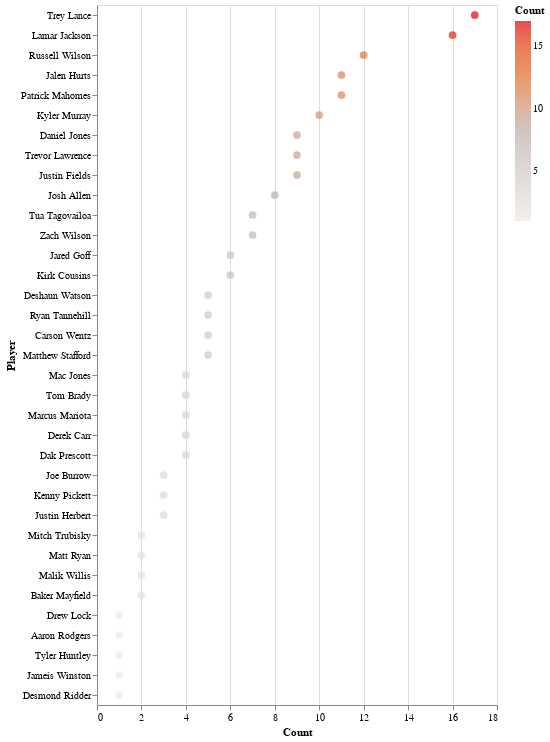

The cell this chart's notebook holds for it:
### Code cell
#QB DK Exposure
alt.Chart(dk_QB_exp).mark_circle(size=60).encode(
    x='Count',
     y=alt.Y("Player", sort='-x'),
    color=alt.Color('Count', scale=alt.Scale(scheme='lightgreyred')),
    tooltip=['Player', 'Count', '%']
).interactive()

### Figure 1 — Vega-Lite specification as saved in the notebook (floating-point values rounded to 4 significant figures)
{"config": {"view": {"continuousWidth": 400, "continuousHeight": 300}}, "data": {"name": "data-517b3a6cb2acfe72e030a1c73f5bcd69"}, "mark": {"type": "circle", "size": 60}, "encoding": {"color": {"field": "Count", "scale": {"scheme": "lightgreyred"}, "type": "quantitative"}, "tooltip": [{"field": "Player", "type": "nominal"}, {"field": "Count", "type": "quantitative"}, {"field": "%", "type": "quantitative"}], "x": {"field": "Count", "type": "quantitative"}, "y": {"field": "Player", "sort": "-x", "type": "nominal"}}, "selection": {"selector008": {"type": "interval", "bind": "scales", "encodings": ["x", "y"]}}, "$schema": "https://vega.github.io/schema/vega-lite/v4.17.0.json", "datasets": {"data-517b3a6cb2acfe72e030a1c73f5bcd69": [{"Player": "Trey Lance", "Count": 17, "%": 7.6, "POS": "QB", "Capital": 25, "Contest": "BBM"}, {"Player": "Lamar Jackson", "Count": 16, "%": 7.1, "POS": "QB", "Capital": 25, "Contest": "BBM"}, {"Player": "Russell Wilson", "Count": 12, "%": 5.3, "POS": "QB", "Capital": 25, "Contest": "BBM"}, {"Player": "Jalen Hurts", "Count": 11, "%": 4.9, "POS": "QB", "Capital": 25, "Contest": "BBM"}, {"Player": "Patrick Mahomes", "Count": 11, "%": 4.9, "POS": "QB", "Capital": 25, "Contest": "BBM"}, {"Player": "Kyler Murray", "Count": 10, "%": 4.4, "POS": "QB", "Capital": 25, "Contest": "BBM"}, {"Player": "Daniel Jones", "Count": 9, "%": 4.0, "POS": "QB", "Capital": 25, "Contest": "BBM"}, {"Player": "Trevor Lawrence", "Count": 9, "%": 4.0, "POS": "QB", "Capital": 25, "Contest": "BBM"}, {"Player": "Justin Fields", "Count": 9, "%": 4.0, "POS": "QB", "Capital": 25, "Contest": "BBM"}, {"Player": "Josh Allen", "Count": 8, "%": 3.6, "POS": "QB", "Capital": 25, "Contest": "BBM"}, {"Player": "Tua Tagovailoa", "Count": 7, "%": 3.1, "POS": "QB", "Capital": 25, "Contest": "BBM"}, {"Player": "Zach Wilson", "Count": 7, "%": 3.1, "POS": "QB", "Capital": 25, "Contest": "BBM"}, {"Player": "Jared Goff", "Count": 6, "%": 2.7, "POS": "QB", "Capital": 25, "Contest": "BBM"}, {"Player": "Kirk Cousins", "Count": 6, "%": 2.7, "POS": "QB", "Capital": 25, "Contest": "BBM"}, {"Player": "Deshaun Watson", "Count": 5, "%": 2.2, "POS": "QB", "Capital": 25, "Contest": "BBM"}, {"Player": "Ryan Tannehill", "Count": 5, "%": 2.2, "POS": "QB", "Capital": 25, "Contest": "BBM"}, {"Player": "Carson Wentz", "Count": 5, "%": 2.2, "POS": "QB", "Capital": 25, "Contest": "BBM"}, {"Player": "Matthew Stafford", "Count": 5, "%": 2.2, "POS": "QB", "Capital": 25, "Contest": "BBM"}, {"Player": "Mac Jones", "Count": 4, "%": 1.8, "POS": "QB", "Capital": 25, "Contest": "BBM"}, {"Player": "Tom Brady", "Count": 4, "%": 1.8, "POS": "QB", "Capital": 25, "Contest": "BBM"}, {"Player": "Marcus Mariota", "Count": 4, "%": 1.8, "POS": "QB", "Capital": 25, "Contest": "BBM"}, {"Player": "Derek Carr", "Count": 4, "%": 1.8, "POS": "QB", "Capital": 25, "Contest": "BBM"}, {"Player": "Dak Prescott", "Count": 4, "%": 1.8, "POS": "QB", "Capital": 25, "Contest": "BBM"}, {"Player": "Joe Burrow", "Count": 3, "%": 1.3, "POS": "QB", "Capital": 25, "Contest": "BBM"}, {"Player": "Kenny Pickett", "Count": 3, "%": 1.3, "POS": "QB", "Capital": 25, "Contest": "BBM"}, {"Player": "Justin Herbert", "Count": 3, "%": 1.3, "POS": "QB", "Capital": 25, "Contest": "BBM"}, {"Player": "Mitch Trubisky", "Count": 2, "%": 0.9, "POS": "QB", "Capital": 25, "Contest": "BBM"}, {"Player": "Matt Ryan", "Count": 2, "%": 0.9, "POS": "QB", "Capital": 25, "Contest": "BBM"}, {"Player": "Malik Willis", "Count": 2, "%": 0.9, "POS": "QB", "Capital": 25, "Contest": "BBM"}, {"Player": "Baker Mayfield", "Count": 2, "%": 0.9, "POS": "QB", "Capital": 5, "Contest": "Puppy-SF"}, {"Player": "Drew Lock", "Count": 1, "%": 0.4, "POS": "QB", "Capital": 5, "Contest": "Puppy-SF"}, {"Player": "Aaron Rodgers", "Count": 1, "%": 0.4, "POS": "QB", "Capital": 5, "Contest": "Puppy-SF"}, {"Player": "Tyler Huntley", "Count": 1, "%": 0.4, "POS": "QB", "Capital": 5, "Contest": "Puppy-SF"}, {"Player": "Jameis Winston", "Count": 1, "%": 0.4, "POS": "QB", "Capital": 25, "Contest": "BBM"}, {"Player": "Desmond Ridder", "Count": 1, "%": 0.4, "POS": "QB", "Capital": 5, "Contest": "Puppy-SF"}]}}
